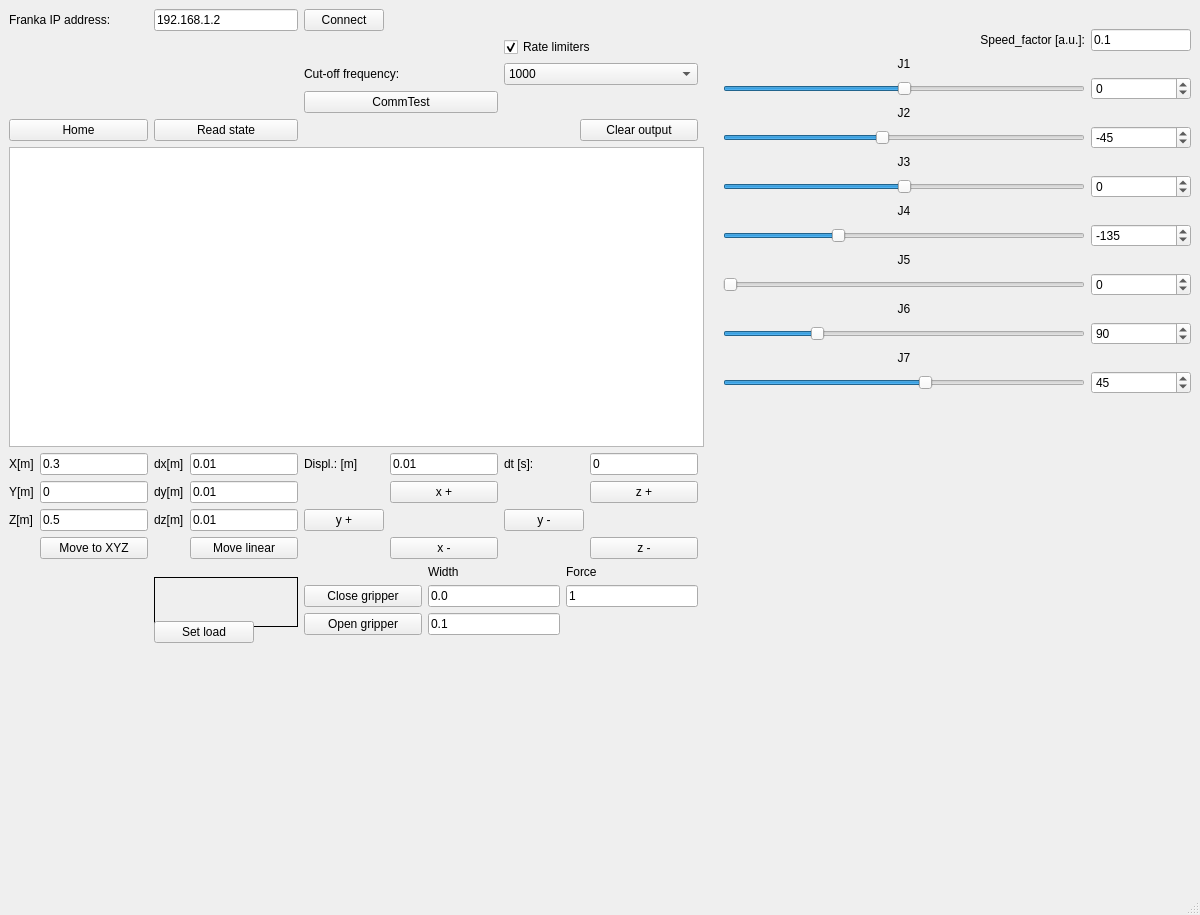
<?xml version="1.0" encoding="UTF-8"?>
<ui version="4.0">
 <class>MainWindow</class>
 <widget class="QMainWindow" name="MainWindow">
  <property name="geometry">
   <rect>
    <x>0</x>
    <y>0</y>
    <width>1200</width>
    <height>915</height>
   </rect>
  </property>
  <property name="windowTitle">
   <string>MainWindow</string>
  </property>
  <widget class="QWidget" name="centralwidget">
   <layout class="QGridLayout" name="gridLayout_2">
    <item row="1" column="2">
     <layout class="QGridLayout" name="gridLayout">
      <item row="2" column="0">
       <widget class="QLabel" name="j1Label">
        <property name="text">
         <string>J1</string>
        </property>
        <property name="alignment">
         <set>Qt::AlignCenter</set>
        </property>
       </widget>
      </item>
      <item row="15" column="0">
       <widget class="QSlider" name="j7Slider">
        <property name="minimum">
         <number>-360</number>
        </property>
        <property name="maximum">
         <number>360</number>
        </property>
        <property name="value">
         <number>45</number>
        </property>
        <property name="orientation">
         <enum>Qt::Horizontal</enum>
        </property>
       </widget>
      </item>
      <item row="7" column="0">
       <widget class="QSlider" name="j3Slider">
        <property name="minimum">
         <number>-360</number>
        </property>
        <property name="maximum">
         <number>360</number>
        </property>
        <property name="orientation">
         <enum>Qt::Horizontal</enum>
        </property>
       </widget>
      </item>
      <item row="5" column="1">
       <widget class="QSpinBox" name="j2Box">
        <property name="minimum">
         <number>-360</number>
        </property>
        <property name="maximum">
         <number>360</number>
        </property>
        <property name="value">
         <number>-45</number>
        </property>
       </widget>
      </item>
      <item row="15" column="1">
       <widget class="QSpinBox" name="j7Box">
        <property name="minimum">
         <number>-360</number>
        </property>
        <property name="maximum">
         <number>360</number>
        </property>
        <property name="stepType">
         <enum>QAbstractSpinBox::DefaultStepType</enum>
        </property>
        <property name="value">
         <number>45</number>
        </property>
       </widget>
      </item>
      <item row="4" column="0">
       <widget class="QLabel" name="j2Label">
        <property name="text">
         <string>J2</string>
        </property>
        <property name="alignment">
         <set>Qt::AlignCenter</set>
        </property>
       </widget>
      </item>
      <item row="16" column="0">
       <spacer name="verticalSpacer_2">
        <property name="orientation">
         <enum>Qt::Vertical</enum>
        </property>
        <property name="sizeHint" stdset="0">
         <size>
          <width>20</width>
          <height>40</height>
         </size>
        </property>
       </spacer>
      </item>
      <item row="10" column="0">
       <widget class="QLabel" name="j5Label">
        <property name="text">
         <string>J5</string>
        </property>
        <property name="alignment">
         <set>Qt::AlignCenter</set>
        </property>
       </widget>
      </item>
      <item row="5" column="0">
       <widget class="QSlider" name="j2Slider">
        <property name="minimum">
         <number>-360</number>
        </property>
        <property name="maximum">
         <number>360</number>
        </property>
        <property name="value">
         <number>-45</number>
        </property>
        <property name="orientation">
         <enum>Qt::Horizontal</enum>
        </property>
       </widget>
      </item>
      <item row="8" column="0">
       <widget class="QLabel" name="j4Label">
        <property name="text">
         <string>J4</string>
        </property>
        <property name="alignment">
         <set>Qt::AlignCenter</set>
        </property>
       </widget>
      </item>
      <item row="12" column="0">
       <widget class="QLabel" name="j6Label">
        <property name="text">
         <string>J6</string>
        </property>
        <property name="alignment">
         <set>Qt::AlignCenter</set>
        </property>
       </widget>
      </item>
      <item row="3" column="1">
       <widget class="QSpinBox" name="j1Box">
        <property name="minimum">
         <number>-360</number>
        </property>
        <property name="maximum">
         <number>360</number>
        </property>
       </widget>
      </item>
      <item row="9" column="1">
       <widget class="QSpinBox" name="j4Box">
        <property name="minimum">
         <number>-360</number>
        </property>
        <property name="maximum">
         <number>360</number>
        </property>
        <property name="value">
         <number>-135</number>
        </property>
       </widget>
      </item>
      <item row="14" column="0">
       <widget class="QLabel" name="j7Label">
        <property name="text">
         <string>J7</string>
        </property>
        <property name="alignment">
         <set>Qt::AlignCenter</set>
        </property>
       </widget>
      </item>
      <item row="13" column="1">
       <widget class="QSpinBox" name="j6Box">
        <property name="minimum">
         <number>-360</number>
        </property>
        <property name="maximum">
         <number>360</number>
        </property>
        <property name="value">
         <number>90</number>
        </property>
       </widget>
      </item>
      <item row="11" column="0">
       <widget class="QSlider" name="j5Slider">
        <property name="maximum">
         <number>360</number>
        </property>
        <property name="value">
         <number>0</number>
        </property>
        <property name="orientation">
         <enum>Qt::Horizontal</enum>
        </property>
       </widget>
      </item>
      <item row="6" column="0">
       <widget class="QLabel" name="j3Label">
        <property name="text">
         <string>J3</string>
        </property>
        <property name="alignment">
         <set>Qt::AlignCenter</set>
        </property>
       </widget>
      </item>
      <item row="3" column="0">
       <widget class="QSlider" name="j1Slider">
        <property name="minimum">
         <number>-360</number>
        </property>
        <property name="maximum">
         <number>360</number>
        </property>
        <property name="orientation">
         <enum>Qt::Horizontal</enum>
        </property>
       </widget>
      </item>
      <item row="13" column="0">
       <widget class="QSlider" name="j6Slider">
        <property name="maximum">
         <number>360</number>
        </property>
        <property name="value">
         <number>90</number>
        </property>
        <property name="orientation">
         <enum>Qt::Horizontal</enum>
        </property>
       </widget>
      </item>
      <item row="11" column="1">
       <widget class="QSpinBox" name="j5Box">
        <property name="minimum">
         <number>-360</number>
        </property>
        <property name="maximum">
         <number>360</number>
        </property>
       </widget>
      </item>
      <item row="7" column="1">
       <widget class="QSpinBox" name="j3Box">
        <property name="minimum">
         <number>-360</number>
        </property>
        <property name="maximum">
         <number>360</number>
        </property>
       </widget>
      </item>
      <item row="9" column="0">
       <widget class="QSlider" name="j4Slider">
        <property name="minimum">
         <number>-360</number>
        </property>
        <property name="maximum">
         <number>360</number>
        </property>
        <property name="value">
         <number>-135</number>
        </property>
        <property name="orientation">
         <enum>Qt::Horizontal</enum>
        </property>
       </widget>
      </item>
      <item row="0" column="0" colspan="2">
       <widget class="QLabel" name="pandaLabel">
        <property name="frameShape">
         <enum>QFrame::NoFrame</enum>
        </property>
        <property name="text">
         <string/>
        </property>
        <property name="pixmap">
         <pixmap resource="res.qrc">:/images/resources/panda_joints.png</pixmap>
        </property>
        <property name="scaledContents">
         <bool>false</bool>
        </property>
        <property name="alignment">
         <set>Qt::AlignCenter</set>
        </property>
       </widget>
      </item>
      <item row="1" column="1">
       <widget class="QLineEdit" name="speedFactorLn">
        <property name="maximumSize">
         <size>
          <width>100</width>
          <height>16777215</height>
         </size>
        </property>
        <property name="text">
         <string>0.1</string>
        </property>
       </widget>
      </item>
      <item row="1" column="0">
       <widget class="QLabel" name="label_5">
        <property name="text">
         <string>Speed_factor [a.u.]:</string>
        </property>
        <property name="alignment">
         <set>Qt::AlignRight|Qt::AlignTrailing|Qt::AlignVCenter</set>
        </property>
       </widget>
      </item>
     </layout>
    </item>
    <item row="1" column="1">
     <widget class="QLabel" name="label_2">
      <property name="text">
       <string/>
      </property>
     </widget>
    </item>
    <item row="1" column="0">
     <layout class="QGridLayout" name="gridLayout_3">
      <item row="2" column="0">
       <widget class="QLabel" name="ipLabel">
        <property name="text">
         <string>Franka IP address:</string>
        </property>
       </widget>
      </item>
      <item row="14" column="1">
       <layout class="QVBoxLayout" name="verticalLayout">
        <item>
         <layout class="QGridLayout" name="gridLayout_8">
          <item row="0" column="0">
           <widget class="QLabel" name="dxLbl">
            <property name="text">
             <string>dx[m]</string>
            </property>
           </widget>
          </item>
          <item row="0" column="1">
           <widget class="QLineEdit" name="dxLn">
            <property name="text">
             <string>0.01</string>
            </property>
           </widget>
          </item>
          <item row="2" column="1">
           <widget class="QLineEdit" name="dzLn">
            <property name="text">
             <string>0.01</string>
            </property>
           </widget>
          </item>
          <item row="1" column="0">
           <widget class="QLabel" name="dyLbl">
            <property name="text">
             <string>dy[m]</string>
            </property>
           </widget>
          </item>
          <item row="2" column="0">
           <widget class="QLabel" name="dzLbl">
            <property name="text">
             <string>dz[m]</string>
            </property>
           </widget>
          </item>
          <item row="1" column="1">
           <widget class="QLineEdit" name="dyLn">
            <property name="text">
             <string>0.01</string>
            </property>
           </widget>
          </item>
          <item row="3" column="1">
           <widget class="QPushButton" name="movelnBtn">
            <property name="text">
             <string>Move linear</string>
            </property>
           </widget>
          </item>
         </layout>
        </item>
       </layout>
      </item>
      <item row="14" column="0">
       <layout class="QGridLayout" name="gridLayout_5">
        <item row="1" column="0">
         <widget class="QLabel" name="yLbl">
          <property name="text">
           <string>Y[m]</string>
          </property>
         </widget>
        </item>
        <item row="1" column="1">
         <widget class="QLineEdit" name="yLn">
          <property name="text">
           <string>0</string>
          </property>
         </widget>
        </item>
        <item row="3" column="1">
         <widget class="QPushButton" name="moveBtn">
          <property name="text">
           <string>Move to XYZ</string>
          </property>
         </widget>
        </item>
        <item row="2" column="0">
         <widget class="QLabel" name="zLbl">
          <property name="text">
           <string>Z[m]</string>
          </property>
         </widget>
        </item>
        <item row="2" column="1">
         <widget class="QLineEdit" name="zLn">
          <property name="text">
           <string>0.5</string>
          </property>
         </widget>
        </item>
        <item row="0" column="1">
         <widget class="QLineEdit" name="xLn">
          <property name="text">
           <string>0.3</string>
          </property>
         </widget>
        </item>
        <item row="0" column="0">
         <widget class="QLabel" name="xLbl">
          <property name="text">
           <string>X[m]</string>
          </property>
         </widget>
        </item>
       </layout>
      </item>
      <item row="2" column="2">
       <layout class="QHBoxLayout" name="horizontalLayout">
        <item>
         <widget class="QPushButton" name="connectBtn">
          <property name="text">
           <string>Connect</string>
          </property>
         </widget>
        </item>
        <item>
         <spacer name="horizontalSpacer_2">
          <property name="orientation">
           <enum>Qt::Horizontal</enum>
          </property>
          <property name="sizeHint" stdset="0">
           <size>
            <width>40</width>
            <height>20</height>
           </size>
          </property>
         </spacer>
        </item>
       </layout>
      </item>
      <item row="15" column="1">
       <layout class="QVBoxLayout" name="verticalLayout_2">
        <item>
         <widget class="QLabel" name="setloadLabel">
          <property name="minimumSize">
           <size>
            <width>0</width>
            <height>50</height>
           </size>
          </property>
          <property name="maximumSize">
           <size>
            <width>297</width>
            <height>25</height>
           </size>
          </property>
          <property name="frameShape">
           <enum>QFrame::Panel</enum>
          </property>
          <property name="text">
           <string/>
          </property>
          <property name="alignment">
           <set>Qt::AlignBottom|Qt::AlignLeading|Qt::AlignLeft</set>
          </property>
          <property name="wordWrap">
           <bool>true</bool>
          </property>
         </widget>
        </item>
        <item>
         <widget class="QPushButton" name="setloadBtn">
          <property name="maximumSize">
           <size>
            <width>100</width>
            <height>16777215</height>
           </size>
          </property>
          <property name="text">
           <string>Set load</string>
          </property>
         </widget>
        </item>
        <item>
         <spacer name="verticalSpacer_3">
          <property name="orientation">
           <enum>Qt::Vertical</enum>
          </property>
          <property name="sizeHint" stdset="0">
           <size>
            <width>20</width>
            <height>40</height>
           </size>
          </property>
         </spacer>
        </item>
       </layout>
      </item>
      <item row="17" column="0">
       <spacer name="verticalSpacer">
        <property name="orientation">
         <enum>Qt::Vertical</enum>
        </property>
        <property name="sizeHint" stdset="0">
         <size>
          <width>20</width>
          <height>40</height>
         </size>
        </property>
       </spacer>
      </item>
      <item row="2" column="1">
       <widget class="QLineEdit" name="ipLine">
        <property name="text">
         <string>192.168.1.2</string>
        </property>
       </widget>
      </item>
      <item row="15" column="2">
       <layout class="QGridLayout" name="gridLayout_6">
        <item row="2" column="1">
         <widget class="QLineEdit" name="widthopenLn">
          <property name="text">
           <string>0.1</string>
          </property>
         </widget>
        </item>
        <item row="0" column="1">
         <widget class="QLabel" name="label">
          <property name="text">
           <string>Width</string>
          </property>
         </widget>
        </item>
        <item row="0" column="2">
         <widget class="QLabel" name="label_3">
          <property name="text">
           <string>Force</string>
          </property>
         </widget>
        </item>
        <item row="2" column="0">
         <widget class="QPushButton" name="opengripperBtn">
          <property name="text">
           <string>Open gripper</string>
          </property>
         </widget>
        </item>
        <item row="1" column="1">
         <widget class="QLineEdit" name="widthcloseLn">
          <property name="text">
           <string>0.0</string>
          </property>
         </widget>
        </item>
        <item row="1" column="0">
         <widget class="QPushButton" name="closegripperBtn">
          <property name="minimumSize">
           <size>
            <width>118</width>
            <height>0</height>
           </size>
          </property>
          <property name="text">
           <string>Close gripper</string>
          </property>
         </widget>
        </item>
        <item row="1" column="2">
         <widget class="QLineEdit" name="forceLn">
          <property name="text">
           <string>1</string>
          </property>
         </widget>
        </item>
        <item row="3" column="0">
         <spacer name="verticalSpacer_4">
          <property name="orientation">
           <enum>Qt::Vertical</enum>
          </property>
          <property name="sizeHint" stdset="0">
           <size>
            <width>20</width>
            <height>40</height>
           </size>
          </property>
         </spacer>
        </item>
       </layout>
      </item>
      <item row="3" column="2">
       <layout class="QGridLayout" name="gridLayout_9">
        <item row="0" column="1">
         <widget class="QCheckBox" name="limitersBox">
          <property name="text">
           <string>Rate limiters</string>
          </property>
          <property name="checked">
           <bool>true</bool>
          </property>
         </widget>
        </item>
        <item row="2" column="0">
         <widget class="QPushButton" name="cmtestBtn">
          <property name="minimumSize">
           <size>
            <width>118</width>
            <height>0</height>
           </size>
          </property>
          <property name="text">
           <string>CommTest</string>
          </property>
         </widget>
        </item>
        <item row="1" column="0">
         <widget class="QLabel" name="label_4">
          <property name="text">
           <string>Cut-off frequency:</string>
          </property>
         </widget>
        </item>
        <item row="1" column="1">
         <widget class="QComboBox" name="cutoffBox">
          <item>
           <property name="text">
            <string>1000</string>
           </property>
          </item>
          <item>
           <property name="text">
            <string>100</string>
           </property>
          </item>
         </widget>
        </item>
       </layout>
      </item>
      <item row="8" column="0" colspan="4">
       <widget class="QPlainTextEdit" name="connectionEdit">
        <property name="sizePolicy">
         <sizepolicy hsizetype="Expanding" vsizetype="Minimum">
          <horstretch>0</horstretch>
          <verstretch>0</verstretch>
         </sizepolicy>
        </property>
        <property name="minimumSize">
         <size>
          <width>0</width>
          <height>300</height>
         </size>
        </property>
       </widget>
      </item>
      <item row="6" column="0">
       <widget class="QPushButton" name="homeBtn">
        <property name="text">
         <string>Home</string>
        </property>
       </widget>
      </item>
      <item row="14" column="2">
       <layout class="QGridLayout" name="gridLayout_4">
        <item row="3" column="3">
         <widget class="QPushButton" name="zMinusBtn">
          <property name="text">
           <string>z -</string>
          </property>
         </widget>
        </item>
        <item row="1" column="3">
         <widget class="QPushButton" name="zPlusBtn">
          <property name="text">
           <string>z +</string>
          </property>
         </widget>
        </item>
        <item row="1" column="1">
         <widget class="QPushButton" name="xPlusBtn">
          <property name="text">
           <string>x +</string>
          </property>
         </widget>
        </item>
        <item row="2" column="0">
         <widget class="QPushButton" name="yPlusBtn">
          <property name="text">
           <string>y +</string>
          </property>
         </widget>
        </item>
        <item row="2" column="2">
         <widget class="QPushButton" name="yMinusBtn">
          <property name="text">
           <string>y -</string>
          </property>
         </widget>
        </item>
        <item row="3" column="1">
         <widget class="QPushButton" name="xMinusBtn">
          <property name="text">
           <string>x -</string>
          </property>
         </widget>
        </item>
        <item row="0" column="0">
         <widget class="QLabel" name="displacementLabel">
          <property name="text">
           <string>Displ.: [m]</string>
          </property>
         </widget>
        </item>
        <item row="0" column="1">
         <widget class="QLineEdit" name="displacementLine">
          <property name="text">
           <string>0.01</string>
          </property>
         </widget>
        </item>
        <item row="0" column="2">
         <widget class="QLabel" name="dtLbl">
          <property name="text">
           <string>dt [s]:</string>
          </property>
         </widget>
        </item>
        <item row="0" column="3">
         <widget class="QLineEdit" name="dtLine">
          <property name="text">
           <string>0</string>
          </property>
         </widget>
        </item>
       </layout>
      </item>
      <item row="6" column="2">
       <layout class="QHBoxLayout" name="horizontalLayout_2">
        <item>
         <spacer name="horizontalSpacer">
          <property name="orientation">
           <enum>Qt::Horizontal</enum>
          </property>
          <property name="sizeHint" stdset="0">
           <size>
            <width>40</width>
            <height>20</height>
           </size>
          </property>
         </spacer>
        </item>
        <item>
         <widget class="QPushButton" name="clearBtn">
          <property name="minimumSize">
           <size>
            <width>118</width>
            <height>0</height>
           </size>
          </property>
          <property name="text">
           <string>Clear output</string>
          </property>
         </widget>
        </item>
       </layout>
      </item>
      <item row="6" column="1">
       <widget class="QPushButton" name="readBtn">
        <property name="text">
         <string>Read state</string>
        </property>
       </widget>
      </item>
     </layout>
    </item>
   </layout>
  </widget>
  <widget class="QMenuBar" name="menubar">
   <property name="geometry">
    <rect>
     <x>0</x>
     <y>0</y>
     <width>1200</width>
     <height>22</height>
    </rect>
   </property>
  </widget>
  <widget class="QStatusBar" name="statusbar"/>
 </widget>
 <resources>
  <include location="res.qrc"/>
 </resources>
 <connections>
  <connection>
   <sender>j1Slider</sender>
   <signal>valueChanged(int)</signal>
   <receiver>j1Box</receiver>
   <slot>setValue(int)</slot>
   <hints>
    <hint type="sourcelabel">
     <x>591</x>
     <y>542</y>
    </hint>
    <hint type="destinationlabel">
     <x>753</x>
     <y>535</y>
    </hint>
   </hints>
  </connection>
  <connection>
   <sender>j2Slider</sender>
   <signal>valueChanged(int)</signal>
   <receiver>j2Box</receiver>
   <slot>setValue(int)</slot>
   <hints>
    <hint type="sourcelabel">
     <x>618</x>
     <y>596</y>
    </hint>
    <hint type="destinationlabel">
     <x>744</x>
     <y>603</y>
    </hint>
   </hints>
  </connection>
  <connection>
   <sender>j3Slider</sender>
   <signal>valueChanged(int)</signal>
   <receiver>j3Box</receiver>
   <slot>setValue(int)</slot>
   <hints>
    <hint type="sourcelabel">
     <x>667</x>
     <y>649</y>
    </hint>
    <hint type="destinationlabel">
     <x>758</x>
     <y>665</y>
    </hint>
   </hints>
  </connection>
  <connection>
   <sender>j4Slider</sender>
   <signal>valueChanged(int)</signal>
   <receiver>j4Box</receiver>
   <slot>setValue(int)</slot>
   <hints>
    <hint type="sourcelabel">
     <x>697</x>
     <y>714</y>
    </hint>
    <hint type="destinationlabel">
     <x>754</x>
     <y>708</y>
    </hint>
   </hints>
  </connection>
  <connection>
   <sender>j5Slider</sender>
   <signal>valueChanged(int)</signal>
   <receiver>j5Box</receiver>
   <slot>setValue(int)</slot>
   <hints>
    <hint type="sourcelabel">
     <x>666</x>
     <y>772</y>
    </hint>
    <hint type="destinationlabel">
     <x>753</x>
     <y>772</y>
    </hint>
   </hints>
  </connection>
  <connection>
   <sender>j6Slider</sender>
   <signal>valueChanged(int)</signal>
   <receiver>j6Box</receiver>
   <slot>setValue(int)</slot>
   <hints>
    <hint type="sourcelabel">
     <x>654</x>
     <y>826</y>
    </hint>
    <hint type="destinationlabel">
     <x>746</x>
     <y>828</y>
    </hint>
   </hints>
  </connection>
  <connection>
   <sender>j7Slider</sender>
   <signal>valueChanged(int)</signal>
   <receiver>j7Box</receiver>
   <slot>setValue(int)</slot>
   <hints>
    <hint type="sourcelabel">
     <x>682</x>
     <y>885</y>
    </hint>
    <hint type="destinationlabel">
     <x>766</x>
     <y>893</y>
    </hint>
   </hints>
  </connection>
  <connection>
   <sender>j1Box</sender>
   <signal>valueChanged(int)</signal>
   <receiver>j1Slider</receiver>
   <slot>setValue(int)</slot>
   <hints>
    <hint type="sourcelabel">
     <x>761</x>
     <y>550</y>
    </hint>
    <hint type="destinationlabel">
     <x>624</x>
     <y>541</y>
    </hint>
   </hints>
  </connection>
  <connection>
   <sender>j2Box</sender>
   <signal>valueChanged(int)</signal>
   <receiver>j2Slider</receiver>
   <slot>setValue(int)</slot>
   <hints>
    <hint type="sourcelabel">
     <x>758</x>
     <y>595</y>
    </hint>
    <hint type="destinationlabel">
     <x>708</x>
     <y>590</y>
    </hint>
   </hints>
  </connection>
  <connection>
   <sender>j3Box</sender>
   <signal>valueChanged(int)</signal>
   <receiver>j3Slider</receiver>
   <slot>setValue(int)</slot>
   <hints>
    <hint type="sourcelabel">
     <x>757</x>
     <y>652</y>
    </hint>
    <hint type="destinationlabel">
     <x>693</x>
     <y>652</y>
    </hint>
   </hints>
  </connection>
  <connection>
   <sender>j4Box</sender>
   <signal>valueChanged(int)</signal>
   <receiver>j4Slider</receiver>
   <slot>setValue(int)</slot>
   <hints>
    <hint type="sourcelabel">
     <x>765</x>
     <y>717</y>
    </hint>
    <hint type="destinationlabel">
     <x>678</x>
     <y>713</y>
    </hint>
   </hints>
  </connection>
  <connection>
   <sender>j5Box</sender>
   <signal>valueChanged(int)</signal>
   <receiver>j5Slider</receiver>
   <slot>setValue(int)</slot>
   <hints>
    <hint type="sourcelabel">
     <x>771</x>
     <y>772</y>
    </hint>
    <hint type="destinationlabel">
     <x>637</x>
     <y>769</y>
    </hint>
   </hints>
  </connection>
  <connection>
   <sender>j6Box</sender>
   <signal>valueChanged(int)</signal>
   <receiver>j6Slider</receiver>
   <slot>setValue(int)</slot>
   <hints>
    <hint type="sourcelabel">
     <x>766</x>
     <y>831</y>
    </hint>
    <hint type="destinationlabel">
     <x>642</x>
     <y>828</y>
    </hint>
   </hints>
  </connection>
  <connection>
   <sender>j7Box</sender>
   <signal>valueChanged(int)</signal>
   <receiver>j7Slider</receiver>
   <slot>setValue(int)</slot>
   <hints>
    <hint type="sourcelabel">
     <x>759</x>
     <y>888</y>
    </hint>
    <hint type="destinationlabel">
     <x>657</x>
     <y>883</y>
    </hint>
   </hints>
  </connection>
 </connections>
</ui>
